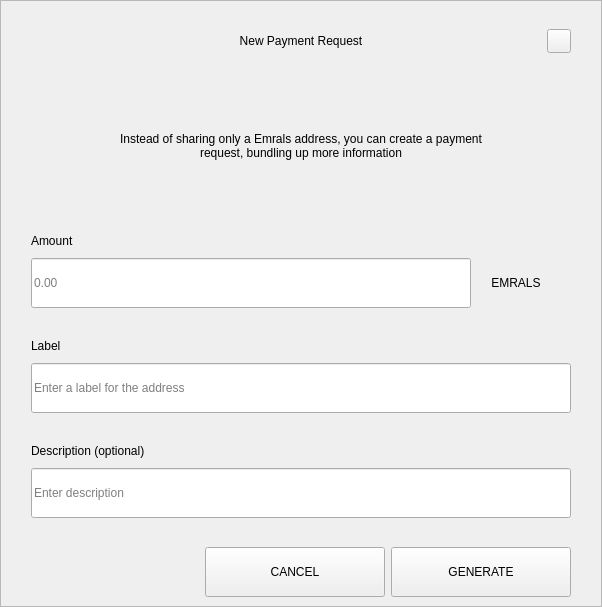
<?xml version="1.0" encoding="UTF-8"?>
<ui version="4.0">
 <class>RequestDialog</class>
 <widget class="QDialog" name="RequestDialog">
  <property name="geometry">
   <rect>
    <x>0</x>
    <y>0</y>
    <width>602</width>
    <height>607</height>
   </rect>
  </property>
  <property name="windowTitle">
   <string>Dialog</string>
  </property>
  <layout class="QVBoxLayout" name="verticalLayout_5">
   <property name="spacing">
    <number>0</number>
   </property>
   <property name="leftMargin">
    <number>0</number>
   </property>
   <property name="topMargin">
    <number>0</number>
   </property>
   <property name="rightMargin">
    <number>0</number>
   </property>
   <property name="bottomMargin">
    <number>0</number>
   </property>
   <item>
    <widget class="QFrame" name="frame">
     <property name="styleSheet">
      <string notr="true"/>
     </property>
     <property name="frameShape">
      <enum>QFrame::StyledPanel</enum>
     </property>
     <property name="frameShadow">
      <enum>QFrame::Raised</enum>
     </property>
     <layout class="QVBoxLayout" name="verticalLayout_4" stretch="1,0,0">
      <property name="spacing">
       <number>0</number>
      </property>
      <property name="leftMargin">
       <number>30</number>
      </property>
      <property name="topMargin">
       <number>20</number>
      </property>
      <property name="rightMargin">
       <number>30</number>
      </property>
      <property name="bottomMargin">
       <number>0</number>
      </property>
      <item>
       <layout class="QHBoxLayout" name="horizontalLayout_3">
        <property name="spacing">
         <number>0</number>
        </property>
        <item>
         <spacer name="horizontalSpacer_21">
          <property name="orientation">
           <enum>Qt::Horizontal</enum>
          </property>
          <property name="sizeHint" stdset="0">
           <size>
            <width>40</width>
            <height>20</height>
           </size>
          </property>
         </spacer>
        </item>
        <item>
         <widget class="QLabel" name="labelTitle">
          <property name="minimumSize">
           <size>
            <width>0</width>
            <height>40</height>
           </size>
          </property>
          <property name="maximumSize">
           <size>
            <width>16777215</width>
            <height>40</height>
           </size>
          </property>
          <property name="styleSheet">
           <string notr="true">padding-left:24px;</string>
          </property>
          <property name="text">
           <string>New Payment Request</string>
          </property>
          <property name="alignment">
           <set>Qt::AlignCenter</set>
          </property>
          <property name="margin">
           <number>7</number>
          </property>
         </widget>
        </item>
        <item>
         <spacer name="horizontalSpacer">
          <property name="orientation">
           <enum>Qt::Horizontal</enum>
          </property>
          <property name="sizeHint" stdset="0">
           <size>
            <width>40</width>
            <height>20</height>
           </size>
          </property>
         </spacer>
        </item>
        <item>
         <widget class="QPushButton" name="btnEsc">
          <property name="minimumSize">
           <size>
            <width>24</width>
            <height>24</height>
           </size>
          </property>
          <property name="maximumSize">
           <size>
            <width>24</width>
            <height>24</height>
           </size>
          </property>
          <property name="focusPolicy">
           <enum>Qt::NoFocus</enum>
          </property>
          <property name="text">
           <string/>
          </property>
         </widget>
        </item>
       </layout>
      </item>
      <item>
       <widget class="QStackedWidget" name="stack">
        <property name="minimumSize">
         <size>
          <width>540</width>
          <height>0</height>
         </size>
        </property>
        <property name="maximumSize">
         <size>
          <width>540</width>
          <height>16777215</height>
         </size>
        </property>
        <property name="currentIndex">
         <number>0</number>
        </property>
        <widget class="QWidget" name="page_1">
         <property name="minimumSize">
          <size>
           <width>540</width>
           <height>0</height>
          </size>
         </property>
         <property name="maximumSize">
          <size>
           <width>540</width>
           <height>16777215</height>
          </size>
         </property>
         <layout class="QVBoxLayout" name="layout1">
          <property name="spacing">
           <number>0</number>
          </property>
          <property name="leftMargin">
           <number>0</number>
          </property>
          <property name="topMargin">
           <number>0</number>
          </property>
          <property name="rightMargin">
           <number>0</number>
          </property>
          <property name="bottomMargin">
           <number>0</number>
          </property>
          <item>
           <spacer name="verticalSpacer_21">
            <property name="orientation">
             <enum>Qt::Vertical</enum>
            </property>
            <property name="sizeType">
             <enum>QSizePolicy::Fixed</enum>
            </property>
            <property name="sizeHint" stdset="0">
             <size>
              <width>20</width>
              <height>30</height>
             </size>
            </property>
           </spacer>
          </item>
          <item alignment="Qt::AlignHCenter">
           <widget class="QLabel" name="labelMessage">
            <property name="minimumSize">
             <size>
              <width>400</width>
              <height>50</height>
             </size>
            </property>
            <property name="text">
             <string>Instead of sharing only a Emrals address, you can create a payment request, bundling up more information</string>
            </property>
            <property name="alignment">
             <set>Qt::AlignCenter</set>
            </property>
            <property name="wordWrap">
             <bool>true</bool>
            </property>
           </widget>
          </item>
          <item alignment="Qt::AlignBottom">
           <widget class="QWidget" name="containerAmount" native="true">
            <layout class="QVBoxLayout" name="verticalLayout">
             <property name="spacing">
              <number>9</number>
             </property>
             <property name="leftMargin">
              <number>0</number>
             </property>
             <property name="topMargin">
              <number>0</number>
             </property>
             <property name="rightMargin">
              <number>0</number>
             </property>
             <property name="bottomMargin">
              <number>0</number>
             </property>
             <item>
              <widget class="QLabel" name="labelSubtitleAmount">
               <property name="minimumSize">
                <size>
                 <width>350</width>
                 <height>16</height>
                </size>
               </property>
               <property name="maximumSize">
                <size>
                 <width>16777215</width>
                 <height>16</height>
                </size>
               </property>
               <property name="text">
                <string>Amount</string>
               </property>
              </widget>
             </item>
             <item alignment="Qt::AlignTop">
              <widget class="QWidget" name="layoutAmount" native="true">
               <layout class="QHBoxLayout" name="horizontalLayout" stretch="2,0">
                <property name="spacing">
                 <number>0</number>
                </property>
                <property name="leftMargin">
                 <number>0</number>
                </property>
                <property name="topMargin">
                 <number>0</number>
                </property>
                <property name="rightMargin">
                 <number>0</number>
                </property>
                <property name="bottomMargin">
                 <number>0</number>
                </property>
                <item>
                 <widget class="QLineEdit" name="lineEditAmount">
                  <property name="minimumSize">
                   <size>
                    <width>0</width>
                    <height>50</height>
                   </size>
                  </property>
                  <property name="maximumSize">
                   <size>
                    <width>16777215</width>
                    <height>50</height>
                   </size>
                  </property>
                  <property name="placeholderText">
                   <string notr="true">0.00</string>
                  </property>
                 </widget>
                </item>
                <item>
                 <widget class="QWidget" name="comboContainer" native="true">
                  <property name="minimumSize">
                   <size>
                    <width>100</width>
                    <height>50</height>
                   </size>
                  </property>
                  <property name="maximumSize">
                   <size>
                    <width>16777215</width>
                    <height>50</height>
                   </size>
                  </property>
                  <layout class="QHBoxLayout" name="horizontalLayout_31">
                   <property name="spacing">
                    <number>0</number>
                   </property>
                   <property name="leftMargin">
                    <number>0</number>
                   </property>
                   <property name="topMargin">
                    <number>0</number>
                   </property>
                   <property name="rightMargin">
                    <number>10</number>
                   </property>
                   <property name="bottomMargin">
                    <number>0</number>
                   </property>
                   <item>
                    <widget class="QLabel" name="comboBoxCoin">
                     <property name="text">
                      <string>EMRALS</string>
                     </property>
                     <property name="alignment">
                      <set>Qt::AlignCenter</set>
                     </property>
                    </widget>
                   </item>
                  </layout>
                 </widget>
                </item>
               </layout>
              </widget>
             </item>
            </layout>
           </widget>
          </item>
          <item>
           <spacer name="verticalSpacer_31">
            <property name="orientation">
             <enum>Qt::Vertical</enum>
            </property>
            <property name="sizeType">
             <enum>QSizePolicy::Fixed</enum>
            </property>
            <property name="sizeHint" stdset="0">
             <size>
              <width>20</width>
              <height>30</height>
             </size>
            </property>
           </spacer>
          </item>
          <item>
           <layout class="QVBoxLayout" name="verticalLayoutLabel">
            <property name="spacing">
             <number>9</number>
            </property>
            <item>
             <widget class="QLabel" name="labelSubtitleLabel">
              <property name="minimumSize">
               <size>
                <width>0</width>
                <height>16</height>
               </size>
              </property>
              <property name="maximumSize">
               <size>
                <width>16777215</width>
                <height>16</height>
               </size>
              </property>
              <property name="text">
               <string>Label</string>
              </property>
             </widget>
            </item>
            <item>
             <widget class="QLineEdit" name="lineEditLabel">
              <property name="minimumSize">
               <size>
                <width>0</width>
                <height>50</height>
               </size>
              </property>
              <property name="maximumSize">
               <size>
                <width>16777215</width>
                <height>50</height>
               </size>
              </property>
              <property name="placeholderText">
               <string>Enter a label for the address</string>
              </property>
             </widget>
            </item>
           </layout>
          </item>
          <item>
           <spacer name="verticalSpacer_34">
            <property name="orientation">
             <enum>Qt::Vertical</enum>
            </property>
            <property name="sizeType">
             <enum>QSizePolicy::Fixed</enum>
            </property>
            <property name="sizeHint" stdset="0">
             <size>
              <width>20</width>
              <height>30</height>
             </size>
            </property>
           </spacer>
          </item>
          <item>
           <layout class="QVBoxLayout" name="verticalLayoutDescription">
            <property name="spacing">
             <number>9</number>
            </property>
            <item>
             <widget class="QLabel" name="labelSubtitleDescription">
              <property name="minimumSize">
               <size>
                <width>0</width>
                <height>16</height>
               </size>
              </property>
              <property name="maximumSize">
               <size>
                <width>16777215</width>
                <height>16</height>
               </size>
              </property>
              <property name="text">
               <string>Description (optional)</string>
              </property>
             </widget>
            </item>
            <item>
             <widget class="QLineEdit" name="lineEditDescription">
              <property name="minimumSize">
               <size>
                <width>0</width>
                <height>50</height>
               </size>
              </property>
              <property name="maximumSize">
               <size>
                <width>16777215</width>
                <height>50</height>
               </size>
              </property>
              <property name="placeholderText">
               <string>Enter description</string>
              </property>
             </widget>
            </item>
            <item>
             <spacer name="verticalSpacer_4">
              <property name="orientation">
               <enum>Qt::Vertical</enum>
              </property>
              <property name="sizeType">
               <enum>QSizePolicy::Fixed</enum>
              </property>
              <property name="sizeHint" stdset="0">
               <size>
                <width>20</width>
                <height>20</height>
               </size>
              </property>
             </spacer>
            </item>
           </layout>
          </item>
         </layout>
        </widget>
        <widget class="QWidget" name="page_2">
         <layout class="QVBoxLayout" name="layout2">
          <item>
           <spacer name="verticalSpacer_5">
            <property name="orientation">
             <enum>Qt::Vertical</enum>
            </property>
            <property name="sizeType">
             <enum>QSizePolicy::Fixed</enum>
            </property>
            <property name="sizeHint" stdset="0">
             <size>
              <width>20</width>
              <height>50</height>
             </size>
            </property>
           </spacer>
          </item>
          <item alignment="Qt::AlignHCenter">
           <widget class="QLabel" name="labelQrImg">
            <property name="minimumSize">
             <size>
              <width>260</width>
              <height>260</height>
             </size>
            </property>
            <property name="maximumSize">
             <size>
              <width>260</width>
              <height>260</height>
             </size>
            </property>
            <property name="text">
             <string/>
            </property>
            <property name="alignment">
             <set>Qt::AlignCenter</set>
            </property>
           </widget>
          </item>
          <item>
           <spacer name="verticalSpacer_2">
            <property name="orientation">
             <enum>Qt::Vertical</enum>
            </property>
            <property name="sizeType">
             <enum>QSizePolicy::Fixed</enum>
            </property>
            <property name="sizeHint" stdset="0">
             <size>
              <width>20</width>
              <height>30</height>
             </size>
            </property>
           </spacer>
          </item>
          <item alignment="Qt::AlignHCenter">
           <widget class="QLabel" name="labelAddress">
            <property name="text">
             <string>M6tGR83SQbie1SW72hjcWJvFfip5krte2Z </string>
            </property>
           </widget>
          </item>
          <item>
           <spacer name="verticalSpacer_32">
            <property name="orientation">
             <enum>Qt::Vertical</enum>
            </property>
            <property name="sizeType">
             <enum>QSizePolicy::Expanding</enum>
            </property>
            <property name="sizeHint" stdset="0">
             <size>
              <width>20</width>
              <height>20</height>
             </size>
            </property>
           </spacer>
          </item>
          <item>
           <layout class="QHBoxLayout" name="horizontal">
            <property name="leftMargin">
             <number>20</number>
            </property>
            <property name="rightMargin">
             <number>20</number>
            </property>
            <property name="bottomMargin">
             <number>20</number>
            </property>
            <item>
             <spacer name="horizontalSpacer_4">
              <property name="orientation">
               <enum>Qt::Horizontal</enum>
              </property>
              <property name="sizeHint" stdset="0">
               <size>
                <width>40</width>
                <height>20</height>
               </size>
              </property>
             </spacer>
            </item>
            <item>
             <widget class="QPushButton" name="btnCopyAddress">
              <property name="minimumSize">
               <size>
                <width>180</width>
                <height>50</height>
               </size>
              </property>
              <property name="text">
               <string>COPY ADDRESS</string>
              </property>
             </widget>
            </item>
            <item>
             <widget class="QPushButton" name="btnCopyUrl">
              <property name="minimumSize">
               <size>
                <width>180</width>
                <height>50</height>
               </size>
              </property>
              <property name="text">
               <string>COPY URL</string>
              </property>
             </widget>
            </item>
            <item>
             <spacer name="horizontalSpacer_2">
              <property name="orientation">
               <enum>Qt::Horizontal</enum>
              </property>
              <property name="sizeHint" stdset="0">
               <size>
                <width>40</width>
                <height>20</height>
               </size>
              </property>
             </spacer>
            </item>
           </layout>
          </item>
         </layout>
        </widget>
       </widget>
      </item>
      <item>
       <widget class="QWidget" name="buttonsStack" native="true">
        <layout class="QHBoxLayout" name="horizontalLayout_5">
         <property name="leftMargin">
          <number>20</number>
         </property>
         <property name="rightMargin">
          <number>0</number>
         </property>
         <item>
          <spacer name="horizontalSpacer_41">
           <property name="orientation">
            <enum>Qt::Horizontal</enum>
           </property>
           <property name="sizeHint" stdset="0">
            <size>
             <width>40</width>
             <height>20</height>
            </size>
           </property>
          </spacer>
         </item>
         <item>
          <widget class="QPushButton" name="btnCancel">
           <property name="minimumSize">
            <size>
             <width>180</width>
             <height>50</height>
            </size>
           </property>
           <property name="focusPolicy">
            <enum>Qt::NoFocus</enum>
           </property>
           <property name="text">
            <string>CANCEL</string>
           </property>
          </widget>
         </item>
         <item>
          <widget class="QPushButton" name="btnSave">
           <property name="minimumSize">
            <size>
             <width>180</width>
             <height>50</height>
            </size>
           </property>
           <property name="focusPolicy">
            <enum>Qt::NoFocus</enum>
           </property>
           <property name="text">
            <string>GENERATE</string>
           </property>
          </widget>
         </item>
        </layout>
       </widget>
      </item>
     </layout>
    </widget>
   </item>
  </layout>
 </widget>
 <resources/>
 <connections/>
</ui>
